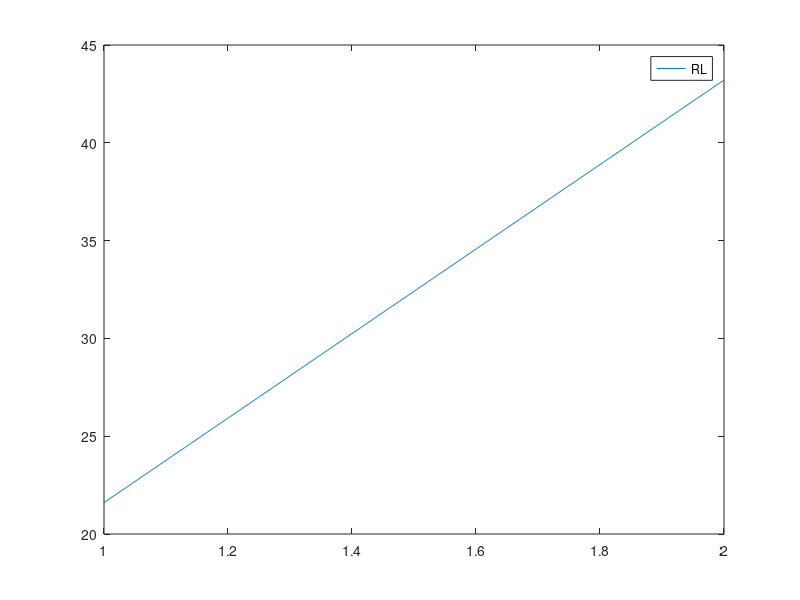

Source code (MATLAB): (Note: this script raises an error after producing the figure.)
%%
% Interleave 2, r1 > r2
%
% Look at engineering an ideal cell without restriction to existing parts
% This version is proposing an interleaved spot pattern in the ICOS cell
% sropt_e1: Trying r1 > sqrt(srL/sin(phi))
mnc = 'sropt_f';
W = .4; % 4 mm beam diameter
C = 3000; % 30 m coherence length
L = 50; % 50 cm cell length
r_d = 0.08; % detector radius 1 mm, reduced for optimal fill
th_d = 14.9; % detector acceptance angle 15 degrees
sr = r_d*tand(th_d);
m = ceil(C/(4*L)-1/2);
phi = 2*pi/(2*m+1);
scales = 1:0.001:2;
z = zeros(length(scales),1);
Res = ...
  struct('r1',z,'r2',z,'R1',z,'R2',z,'RR1',z,'RL',z,'D1',z,'Rr1',z);
%
for i = 1:length(scales)
  scale = scales(i);
  r1 = sqrt(sr*L/sin(phi))*scale; % actually r1 > sqrt(...)
  w1 = r1*sin(phi);
  s1 = sr/r1;
  w2 = s1*L;
  D1 = (r1+W)*2/2.54; % Diameter in inches
  h1 = sqrt(r1^2-w1^2);
  %%
  Rs2 = s1;
  Rw1 = W*.5;
  RL = Rw1/Rs2;
  %%
  w2 = s1*L;
  r2 = r1*w2/w1;
  h2 = h1*r2/r1;
  R1 = L*r1/(r1-h2);
  R2 = L*r2/(r2-h1);
  %%
  % Now I've got R1, R2, L, r1, RL (plus sr)
  % Also w1 and Rw1, s1, Rs2
  n = 2.4361;
  d1 = r1/R1;
  RR2 = -R1/n;
  Rd2 = -n*d1;
  Rr2 = r1;
  Rh1 = Rr2*(RR2-RL)/RR2;
  Rr1 = sqrt(Rw1^2+Rh1^2);
  Rh2 = Rh1*Rr2/Rr1;
  RR1 = Rr1*RL/(Rr1-Rh2);
  Res.r1(i) = r1;
  Res.r2(i) = r2;
  Res.R1(i) = R1;
  Res.R2(i) = R2;
  Res.RR1(i) = RR1;
  Res.RL(i) = RL;
  Res.Rr1(i) = Rr1;
end
%%
plot(scales,Res.R1,'.-',scales,Res.R2,'.-');
legend('R1','R2'); shg
%%
plot(scales,Res.r1,scales,Res.r2); legend('r1','r2');
%%
plot(Res.R1, Res.R2,'.-'); xlabel('R1'); ylabel('R2');
%%
plot(scales,Res.RR1); legend('RR1'); shg;
%%
plot(scales,Res.RL); legend('RL'); shg;
%%
opt_scale = interp1(Res.R1, scales, 150);
%%
% Pick a selection to try
i = interp1(scales, 1:length(scales), 1.143, 'nearest');
%%
% or R1, R2, RR1, L, Rw1
IS = ICOS_search('mnc', mnc, 'R1', Res.R1(i), 'R2', Res.R2(i), 'RR1', Res.RR1(i), ...
  'L', L, 'Rw1', Rw1, 'RD1_margin', 5);
IS.search_ICOS_RIM;
%%
IS.search_focus2('select',1,'focus_visible',2,'max_lenses',2);
openvar('IS');
%%
%%
NM = zeros(length(IS.res2),1);
for i=1:length(NM)
  re = regexp(IS.res2(i).Lenses, '_NM_');
  re = [ re{:} ];
  if ~isempty(re)
    NM(i) = 1;
  end
end
%%
IS.analyze('select', [40 45 66]);
%%
P = render_model(IS.res2(1));
PM = ICOS_Model6(P);
% clear P;
% P.R1 = R1;
% P.R2 = R2;
% P.RR1 = RR1;
% P.L = L;
% P.Rw1 = Rw1;
% res = exparam(P);
%%
mnc = strrep(IS.ISopt.mnc,'_','\_');

for i=1:5
  render_model(IS.res2(i),'view',[0 0],'ICOS_passes_per_injection',31,'max_rays',20000);
  title(sprintf('%s: Nres2: %d', mnc, IS.res2(i).Nres2));
end
%%
% Want Nres2 == 10 here
render_model(IS.res2(10), 'max_rays', 20000, 'ICOS_passes_per_injection', 50);


